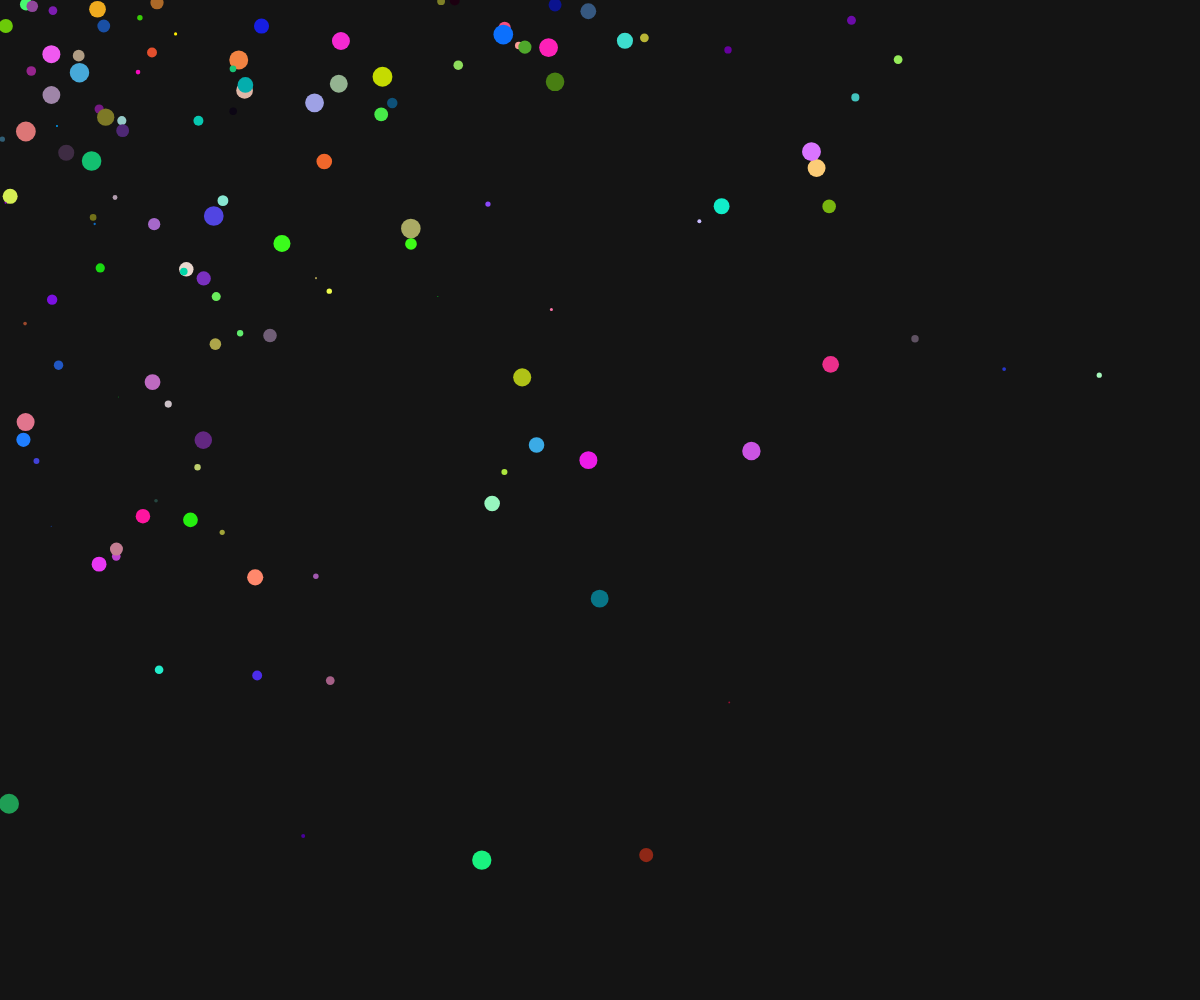
Frame 1 (no input)
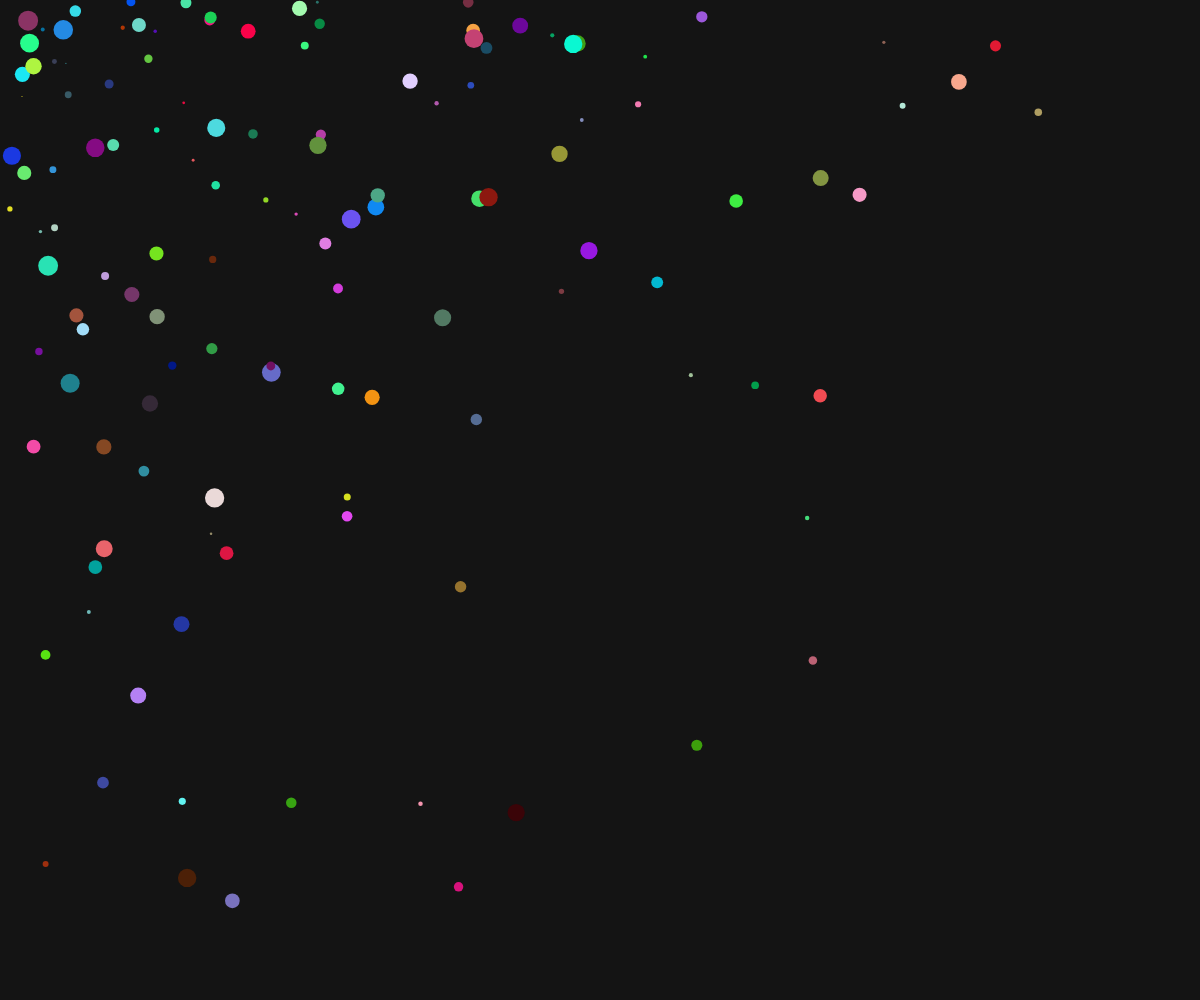
Frame 60 (no input)
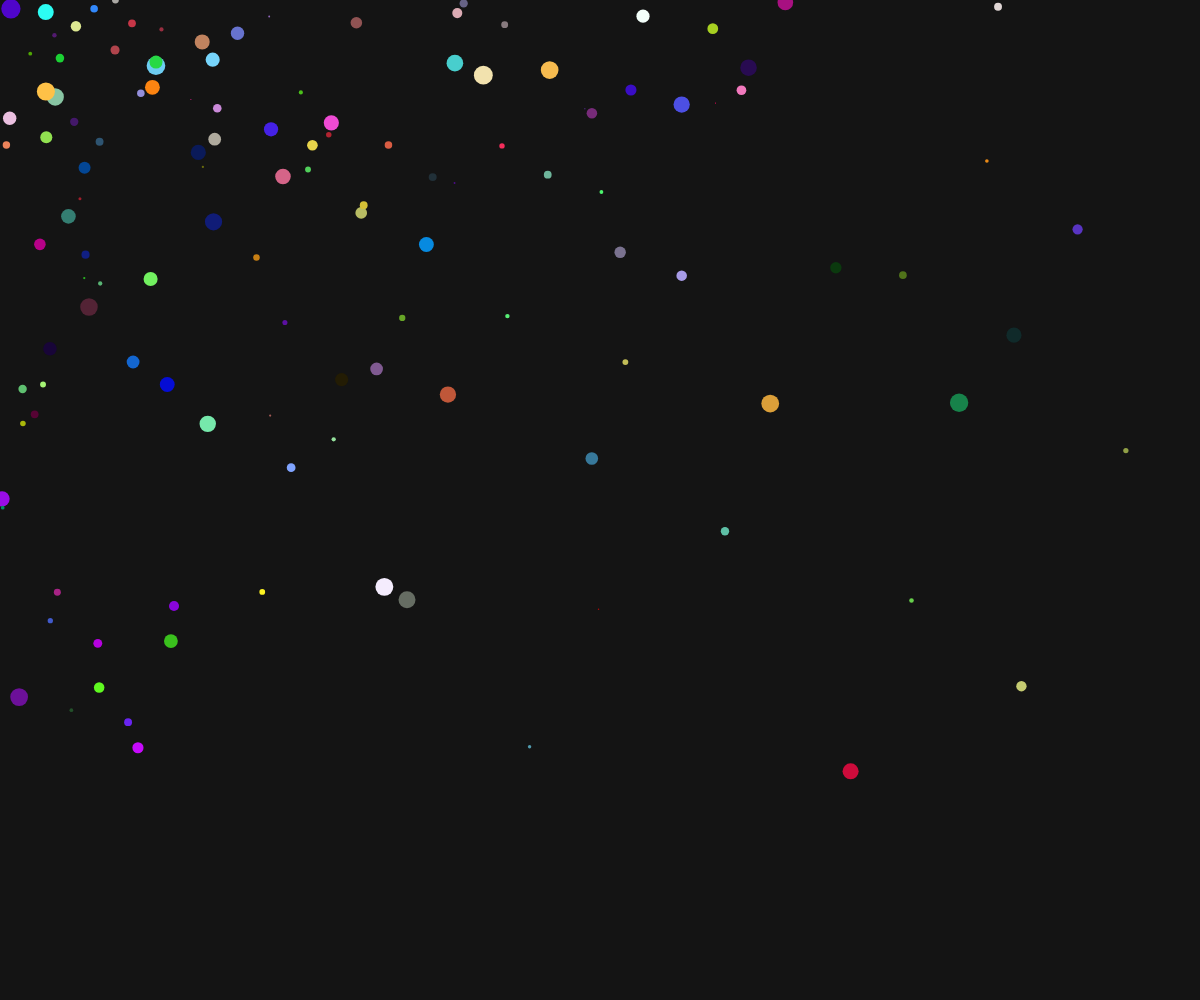
Frame 120 (the mouse pressed at the canvas centre since frame 60)

The p5.js sketch that drew these frames (run headless with seeded random() and noise() and a simulated clock; from frame 60 on, the mouse is pressed at the canvas centre):

// p5.js sketch
// ── sketch.js
function setup() {
  createCanvas(windowWidth, windowHeight);
}

function draw() {
  background(20);

  for (let i = 120; i < width; i += 80) {
    // fill(250, 30, 20);
    // noStroke();

    for (let t = 120; t < height; t += 100) {
      fill(random(255), random(255), random(255));
      noStroke();

      circle(random(i + 20), random(t), random(1, 20));
    }
  }
}
